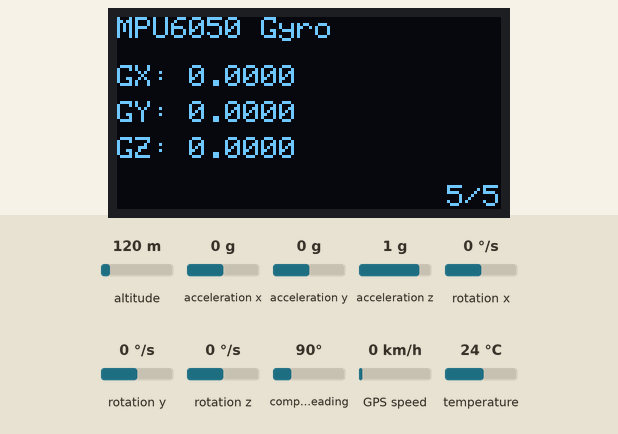
This program was run on a simulated Arduino Nano ESP32. Parts: 128×64 one-colour display. The inputs (shaded band) are chosen by the test bench; at power-on: acceleration x 0 g, altitude 120 m, acceleration y 0 g, acceleration z 1 g, rotation x 0 °/s, rotation y 0 °/s, rotation z 0 °/s, compass heading 90°, GPS speed 0 km/h, temperature 24 °C. WiFi joins after 1.5 s; servers stay silent unless stated; the GPS gets a fix after 3 s at 37.7749, -122.4194 with 8 satellites; what the program prints to the serial monitor is not drawn.

Above: at 21.4 s.
21.5 s: acceleration x set to -1.4 g
At 40.9 s:
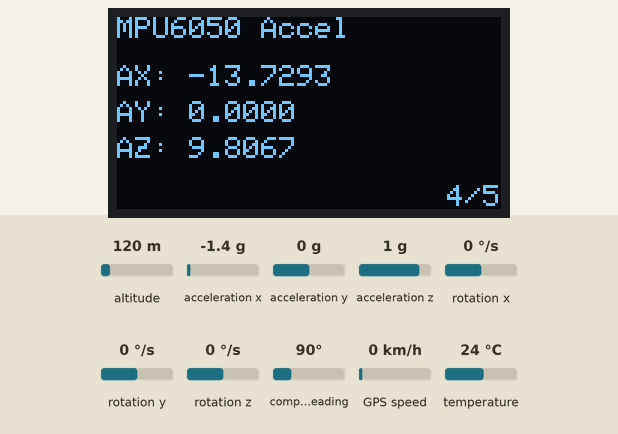
41.6 s: altitude set to 20 m
At 61.3 s:
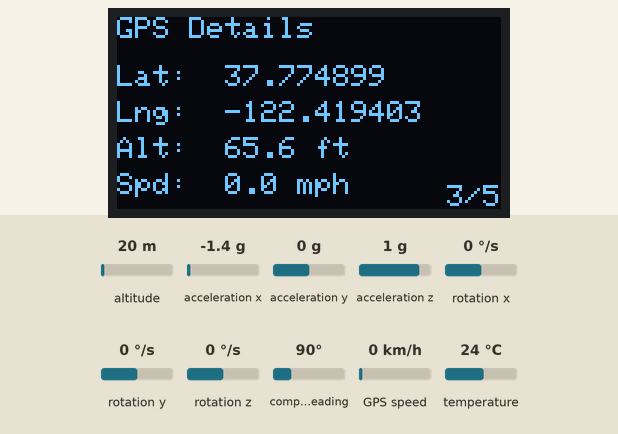
61.6 s: acceleration y set to -1.4 g
At 67.5 s:
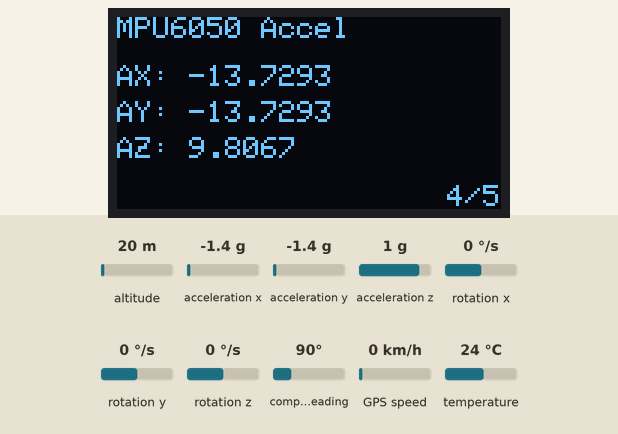
71.7 s: acceleration z set to -1.4 g
At 91.3 s:
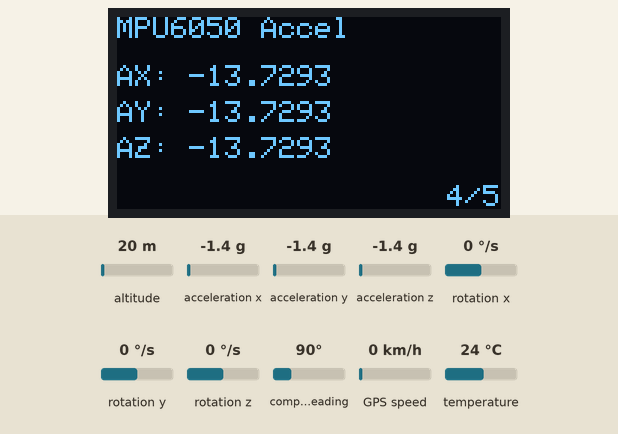
Timing chart, 0 to 92.7 s (numbered marks = the images above; inputs shaded):
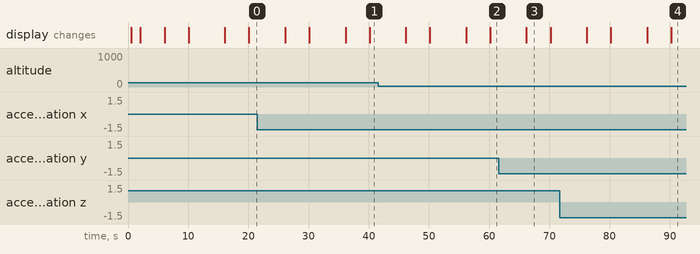

Measured:
- after the input at 21.5 s, the display: first differs from a run without the input after 18.6 s (image 1)
- what the display in image 3 shows lasts 4.0 s, from 66.2 s to 70.2 s

The program:

main.cpp
```cpp
// Arduino ESP32 Nano + NEO-7M GPS - UART2 on GPIO4/5 with Raw Data Debug
#include <Arduino.h>
#include <WiFi.h>
#include <Wire.h>
#include <Adafruit_GFX.h>
#include <Adafruit_SSD1306.h>
#include <TinyGPSPlus.h>
#include <HardwareSerial.h>
#include <Adafruit_MPU6050.h>
#include <Adafruit_Sensor.h>

// OLED Display settings
#define SCREEN_WIDTH   128
#define SCREEN_HEIGHT   64
#define OLED_RESET      -1
#define SCREEN_ADDRESS 0x3C
Adafruit_SSD1306 display(SCREEN_WIDTH, SCREEN_HEIGHT, &Wire, OLED_RESET);

// Use UART2 on GPIO4/5
HardwareSerial GPSSerial(2);
TinyGPSPlus gps;
#define GPS_RX_PIN 4
#define GPS_TX_PIN 5
#define GPS_BAUD   9600

// I2C on GPIO8 (SDA) and GPIO9 (SCL)
#define I2C_SDA_PIN 8
#define I2C_SCL_PIN 9

// WiFi credentials
const char* ssid     = "Dick Johnson";
const char* password = "sub$onic Unicorn thre@d";

const int ledPin = 25;

// Timing globals
unsigned long previousMillis    = 0;
const long interval             = 1000;
unsigned long lastDisplayUpdate = 0;
const long displayInterval      = 2000;
unsigned long lastPageChange    = 0;
const long pageChangeInterval   = 5000;
int currentPage                 = 0;
const int totalPages            = 5;

// GPS state
float gps_lat = 0, gps_lng = 0, gps_alt = 0, gps_speed = 0;
int   gps_satellites = 0;
bool  gps_fix = false;

// MPU6050 state
Adafruit_MPU6050 mpu;
float mpu_accel_x = 0, mpu_accel_y = 0, mpu_accel_z = 0;
float mpu_gyro_x = 0, mpu_gyro_y = 0, mpu_gyro_z = 0;
bool mpuShakeDetected = false;

void displayPage(int page) {
  display.clearDisplay();
  display.setTextSize(1);
  display.setTextColor(SSD1306_WHITE);

  switch (page) {
    case 0:
      display.setCursor(0,0);
      display.println("Flight Status");
      if (WiFi.status() == WL_CONNECTED) {
        display.setCursor(0,20);
        display.println("WiFi: Connected");
        display.setCursor(0,32);
        display.println(WiFi.localIP().toString());
      } else {
        display.setCursor(0,20);
        display.println("WiFi: Disconnected");
      }
      display.setCursor(0,56);
      if (mpuShakeDetected) display.print("MOTION DETECTED");
      break;

    case 1:
      display.setCursor(0,0);
      display.println("GPS Status");
      display.setCursor(0,20);
      display.print("Fix: "); display.println(gps_fix ? "YES" : "NO");
      display.setCursor(0,32);
      display.print("Sats: "); display.print(gps_satellites);
      break;

    case 2:
      display.setCursor(0,0);
      display.println("GPS Details");
      display.setCursor(0,16);
      display.print("Lat:  "); display.println(gps_lat, 6);
      display.setCursor(0,28);
      display.print("Lng:  "); display.println(gps_lng, 6);
      display.setCursor(0,40);
      display.print("Alt:  "); display.print(gps_alt * 3.28084, 1); display.println(" ft");
      display.setCursor(0,52);
      display.print("Spd:  "); display.print(gps_speed, 1); display.println(" mph");
      break;

    case 3:
      display.setCursor(0,0);
      display.println("MPU6050 Accel");
      display.setCursor(0,16);
      display.print("AX: "); display.print(mpu_accel_x, 4);
      display.setCursor(0,28);
      display.print("AY: "); display.print(mpu_accel_y, 4);
      display.setCursor(0,40);
      display.print("AZ: "); display.print(mpu_accel_z, 4);
      display.setCursor(0,52);
      if (fabs(mpu_accel_x) < 0.1 && fabs(mpu_accel_y) < 0.1 && fabs(mpu_accel_z - 9.8) < 0.1) {
        display.print("STATIONARY");
      }
      break;

    case 4:
      display.setCursor(0,0);
      display.println("MPU6050 Gyro");
      display.setCursor(0,16);
      display.print("GX: "); display.print(mpu_gyro_x, 4);
      display.setCursor(0,28);
      display.print("GY: "); display.print(mpu_gyro_y, 4);
      display.setCursor(0,40);
      display.print("GZ: "); display.print(mpu_gyro_z, 4);
      break;
  }

  display.setCursor(110,56);
  display.print(page+1);
  display.print("/");
  display.print(totalPages);
  display.display();
}

void setup() {
  Serial.begin(115200);
  delay(500);

  // Initialize I2C on GPIO8 (SDA) and GPIO9 (SCL)
  Wire.begin(8, 9);
  Wire.setClock(100000); // Lowered to 100kHz for compatibility

  // Initialize OLED
  if (!display.begin(SSD1306_SWITCHCAPVCC, SCREEN_ADDRESS)) {
    Serial.println("SSD1306 allocation failed");
  }
  display.clearDisplay();

  // WiFi connect
  WiFi.begin(ssid, password);
  int attempt = 0;
  while (WiFi.status() != WL_CONNECTED && ++attempt < 20) {
    delay(500);
  }

  // GPS Serial init
  GPSSerial.begin(GPS_BAUD, SERIAL_8N1, GPS_RX_PIN, GPS_TX_PIN);
  Serial.printf("GPS UART2 on RX=%d, TX=%d @%d\n", GPS_RX_PIN, GPS_TX_PIN, GPS_BAUD);

  // Pin check for MPU6050
  bool imuFound = mpu.begin(0x68, &Wire);
  if (!imuFound) {
    Serial.println("MPU6050 not found on I2C pins 8/9!");
  } else {
    Serial.println("MPU6050 found on I2C pins 8/9.");
    mpu.setAccelerometerRange(MPU6050_RANGE_2_G);
    mpu.setGyroRange(MPU6050_RANGE_250_DEG);
    mpu.setFilterBandwidth(MPU6050_BAND_21_HZ);
  }

  // Pin check for GPS (basic check: see if GPSSerial is available)
  if (!GPSSerial) {
    Serial.println("GPS Serial not available on pins 4/5!");
  } else {
    Serial.println("GPS Serial available on pins 4/5.");
  }
}

void loop() {
  unsigned long now = millis();

  // Always clear IMU values at the start of the loop
  mpu_accel_x = mpu_accel_y = mpu_accel_z = 0;
  mpu_gyro_x = mpu_gyro_y = mpu_gyro_z = 0;
  mpuShakeDetected = false;

  // Read and print raw GPS data (no serial output)
  while (GPSSerial.available()) {
    char c = GPSSerial.read();
    // Serial.write(c); // Removed
    if (gps.encode(c)) {
      gps_fix        = gps.location.isValid();
      gps_lat        = gps.location.lat();
      gps_lng        = gps.location.lng();
      gps_alt        = gps.altitude.meters();
      gps_speed      = gps.speed.mph();
      gps_satellites = gps.satellites.value();
    }
  }

  // MPU6050 polling for shake/bump (no serial output)
  bool imuFound = mpu.begin(0x68, &Wire); // Check if IMU is still present
  if (imuFound) {
    sensors_event_t a, g, temp;
    mpu.getEvent(&a, &g, &temp);
    mpu_accel_x = a.acceleration.x;
    mpu_accel_y = a.acceleration.y;
    mpu_accel_z = a.acceleration.z;
    mpu_gyro_x = g.gyro.x;
    mpu_gyro_y = g.gyro.y;
    mpu_gyro_z = g.gyro.z;
    float shake_threshold = 15.0; // m/s^2, adjust as needed (approx 1.5g)
    mpuShakeDetected = (fabs(mpu_accel_x) > shake_threshold ||
                        fabs(mpu_accel_y) > shake_threshold ||
                        fabs(mpu_accel_z) > shake_threshold);
  }

  // Restore carousel
  if (now - lastPageChange >= pageChangeInterval) {
    lastPageChange = now;
    currentPage = (currentPage + 1) % totalPages;
  }

  if (now - lastDisplayUpdate >= displayInterval) {
    lastDisplayUpdate = now;
    // If IMU not found, show debug message on IMU pages
    if (!imuFound && (currentPage == 3 || currentPage == 4)) {
      display.clearDisplay();
      display.setTextSize(1);
      display.setTextColor(SSD1306_WHITE);
      display.setCursor(0, 0);
      display.println("MPU6050 NOT FOUND");
      display.display();
    } else {
      displayPage(currentPage);
    }
  }

  delay(10);
}
```
